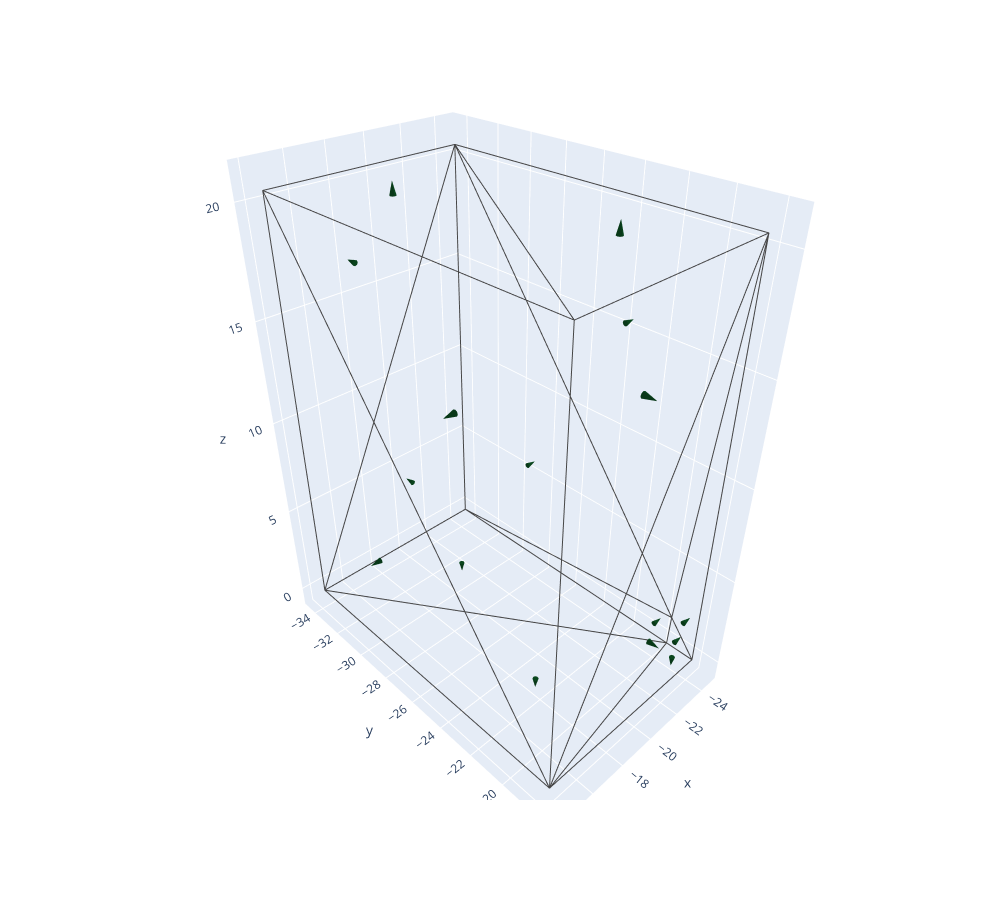

This figure's notebook cell:
### Code cell
plots.plot_mesh(failing_mesh, incenters='normal')
